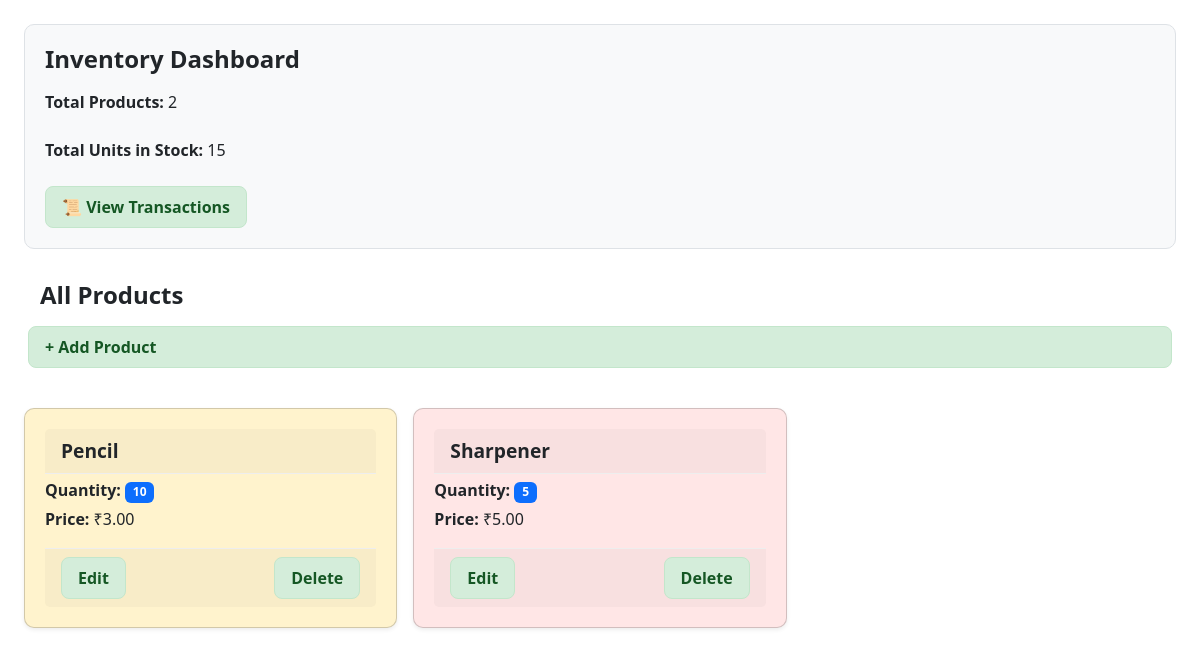
The page / on the database its author committed.
### inventory/models.py (models this page shows, shortened)
class Product(models.Model):
    name        = models.CharField(max_length=100)
    description = models.TextField(blank=True)
    quantity    = models.PositiveIntegerField(
        validators=[MinValueValidator(1)],
        help_text="Quantity must be at least 1"
    )
    price       = models.DecimalField(
        max_digits=10,
        decimal_places=2,
        validators=[MinValueValidator(0.01)],
        help_text="Price must be at least ₹0.01"
    )
    date_added  = models.DateTimeField(auto_now_add=True)

### inventory/views.py (the view)
# urls.py: path('', views.product_list, name='product_list'),
def product_list(request):
    products = Product.objects.all()
    total_skus  = products.count()
    total_units = products.aggregate(Sum('quantity'))['quantity__sum'] or 0
    return render(request, 'inventory/product_list.html', {
        'products':    products,
        'total_skus':  total_skus,
        'total_units': total_units,
    })

### inventory/templates/inventory/product_list.html (shortened to what this page needs)
{% extends 'inventory/base.html' %}
{% block content %}
  <div class="dashboard-card mb-4">
    <h2>Inventory Dashboard</h2>
    <div class="d-flex gap-4 inventory-info">
      <div>
        <strong>Total Products:</strong> {{ total_skus }}
      </div>
      <div>
        <strong>Total Units in Stock:</strong> {{ total_units }}
      </div>
    </div>
    <div class="mt-2">
      <a href="{% url 'transaction_list' %}" class="btn-custom">
        📜 View Transactions
      </a>
    </div>
  </div>
  <div class="row product-list-container">
    <h1>All Products</h1>
    <a class="btn-custom" href="{% url 'add_product' %}">
      + Add Product
    </a>
  </div>
  <div class="row g-3">
    {% for product in products %}
      <div class="col-md-4">
        <div class="card h-100 shadow-sm">
          <div class="card-header fw-bold">{{ product.name }}</div>
          <div class="card-body">
            <p>
              <span class="fw-semibold">Quantity:</span>
              <span class="badge bg-primary">{{ product.quantity }}</span>
            </p>
            <p>
              <span class="fw-semibold">Price:</span>
              ₹{{ product.price }}
            </p>
          </div>
          <div class="card-footer d-flex justify-content-between">
            <a href="{% url 'edit_product' product.pk %}" class="btn-custom">
              Edit
            </a>
            <a href="{% url 'delete_product' product.pk %}" class="btn-custom">
              Delete
            </a>
          </div>
        </div>
      </div>
    {% empty %}
      <div class="col-12">
        <div class="alert alert-info">
          No products yet. <a href="{% url 'add_product' %}">Add one now</a>.
        </div>
      </div>
    {% endfor %}
  </div>
{% endblock %}

### static/css/styles.css (style rules this page uses)
.card { transition: transform 0.2s ease, box-shadow 0.2s ease; }
.dashboard-card { background: #f8f9fa; padding: 1.25rem; border-radius: 10px; border: 1px solid #dee2e6; margin-bottom: 1.5rem; }
.inventory-info { display: flex; flex-direction: column; align-items: flex-start; justify-content: center; gap: 0.5rem; margin-bottom: 1.5rem; }
.card.h-100 { padding: 1.25rem; border-radius: 10px; background-color: #ffffff; box-shadow: 0 2px 8px rgba(0, 0, 0, 0.05); display: flex; flex-direction: column; justify-content: space-between; }
.card-header { font-size: 1.2rem; font-weight: 600; padding-bottom: 0.5rem; border-bottom: 1px solid #eee; }
.card-body { flex-grow: 1; padding: 0.25rem 0 0.25rem 0; }
.card-body p { margin-bottom: 0.3rem; }
.card-footer { padding-top: 0.5rem; border-top: 1px solid #eee; margin-top: 0.5rem; }
h1, h2 { font-size: 1.5rem; font-weight: bold; margin-bottom: 1rem; }
.product-list-container { margin-bottom: 2rem; padding: 0.5rem 1rem; }
.col-md-4:nth-child(2n) .card.h-100 { background-color: #ffe6e6; }
.col-md-4:nth-child(2n+1) .card.h-100 { background-color: #fff3cd; }
.btn-custom { background-color: #d4edda; color: #155724; padding: 8px 16px; border: 1px solid #c3e6cb; border-radius: 8px; text-decoration: none; display: inline-block; font-weight: bold; transition: background-color 0.3s ease, color 0.3s ease; }

### rows shown on the page
Product: name "Pencil", quantity "10", price "3.00"
Product: name "Sharpener", quantity "5", price "5.00"

### other values the page prints
{{ total_skus }} "2"
{{ total_units }} "15"
